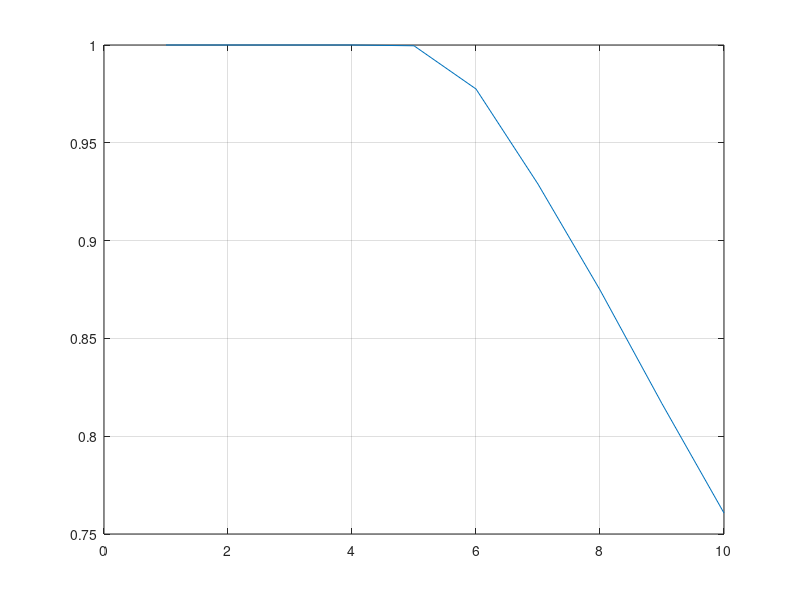

Write the MATLAB code that produced this figure.
clc;
clear all;
close all;
Eo=.576;                    % Ethernet Overhead in micro sec
R=.304;                     % Length of report message in micro sec
Gt=5;                       % Guard time in micro sec
D=12;                       % packet length in micro sec
N=16;                       % no of ONUs
T_cycle = 2000;             %in micro sec
Relaxed_ONU=0;
S=0;
z=0;
Total_Required_BW_EXSTD_ONU=0;
Exhausted_onu=0;
Required_BW_Exhausted_onu=0;
Experienced_Delay=0;
Total_Experienced_Delay=0;
Grand_Total_Delay=0;
Great_Grand=0;
it=500;
xp=zeros(1,10);
yp=zeros(1,10);
Total_Grand=0;
Get_Message=0;
Throughput_Ratio=0;
Great_Grand_Throughput_r=0;
Exhausted_onu=0;
Unused_time_per_cycle=0;
Relaxed_ONU=0;

Great_Grand_Throughput_r_Store = zeros(1,1500); %declaring a vector to store 1500 data
Great_Grand_Throughput_r_Sum = 0;

counter = 1;
for y=1:10
    Great_Grand_Throughput_r_Store = zeros(1,500);
    Great_Grand_Throughput_r_Sum = 0;
    
   for  z=1:it
      N=16;
      Exhausted_onu=0;
      Great_Grand_Throughput_r=0;
      disp('Iteration:');
      disp(z);% Data generate of 16 ONU
      disp('-------------------------------------------------------------');
      for j=1:16;
          r(j)=2*randi([0 y],1,1);     % random data packets
          W_r=12.576*r+R;              % Requested window size
          Report_Message=round(W_r);
      end
      disp('Value of Report_Message:');
      disp(Report_Message);
                                                        % Count the number of active ONU

      for k=1:16;                      % for 16 ONUs

         if  Report_Message(1,k)==0
            N=N-1;
         end
      end
      disp('Value of N:');
      disp(N);


     Useable_time=T_cycle-N*Gt;            % Useable time per cycle
     W_max =Useable_time/N;                % maximum bandwidth of each ONU
     B=sort(Report_Message,'descend');     % Sorting the total report message
     S=sum(B);                             % Sum of total requested time
%      Unused_time_per_cycle=Useable_time-S; % Available time per cycle
%       disp('Value of N:');
%       disp(N);
      disp('Value of W_max:');
      disp(W_max);
      disp('Value of S:');
      disp(S);
%       disp('Value of Unused_time_per_cycle:');
%       disp(Unused_time_per_cycle);
%                                             % Calculate the number of Exhausted ONUs                                              
    
             

    for j=1:16
        if Report_Message(1,j)>=W_max
            Get_Message(1,j)=W_max;
            
        else
            Get_Message(1,j)=Report_Message(1,j);
              
        end
        
    end
      Get_Message_Round=round(Get_Message);
      disp('Value of Get_Message_Round:' );
      disp(Get_Message_Round);
      
      Grand_Get_Message=sum(Get_Message_Round);
      disp('Value of Grand_Get_Message:' );
      disp(Grand_Get_Message);
      
      Throughput_Ratio=Grand_Get_Message/S;
      disp('Value of Throughput_Ratio:' );
      disp(Throughput_Ratio);
      Great_Grand_Throughput_r=Great_Grand_Throughput_r+Throughput_Ratio;
      disp('Value of Great_Grand_Throughput_r:' );
      disp(Great_Grand_Throughput_r);
      
      Great_Grand_Throughput_r_Sum = Great_Grand_Throughput_r_Sum + Great_Grand_Throughput_r;
%       %Great_Grand_Throughput_r_Store(1,z) = Great_Grand_Throughput_r;
      disp('Value of Great_Grand_Throughput_r_Sum:' );
      disp(Great_Grand_Throughput_r_Sum);
   
   end
   avg=Great_Grand_Throughput_r_Sum/it;
   disp('Value of avg:' );
   disp(avg);
   xp(y)=y;
   yp(y)=avg;
end
  disp(yp);
  plot(xp,yp);
  grid on;
